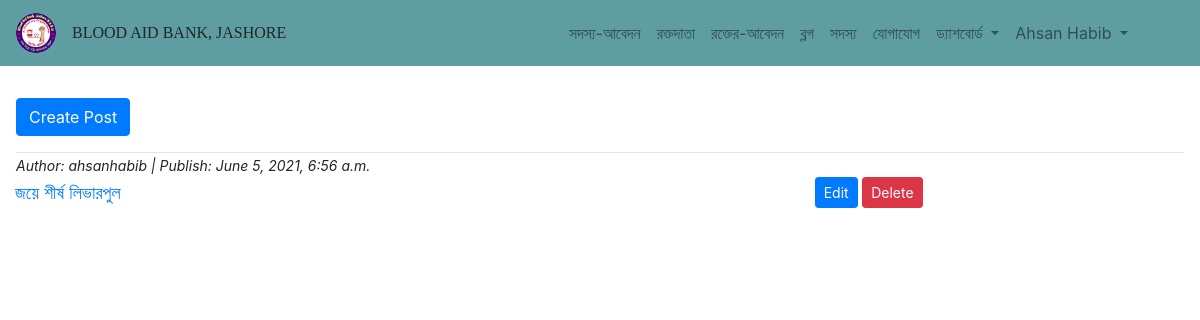
/blog/post/list/ (signed in), run on an earlier commit of the app's database.
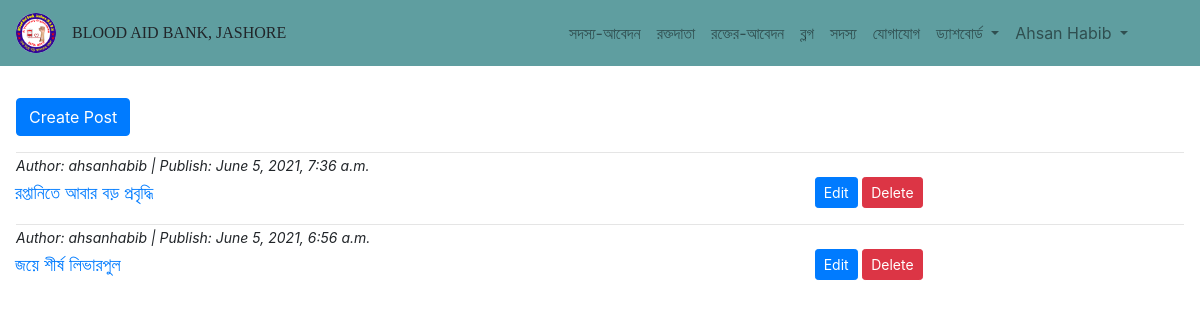
And on a later commit of the database.
### Blog/models.py (models this page shows, shortened)
class Post(models.Model):
    title = models.CharField(max_length =200, verbose_name="পোস্ট টাইটেল", null=False)
    author = models.ForeignKey(User, on_delete=models.CASCADE, verbose_name="লেখক", null=False)
    image = models.ImageField(upload_to = "Post/", default="", verbose_name="ছবি")
    body1 = models.TextField(verbose_name="কন্টেন্ট ১ম অংশ")
    body2 = models.TextField(verbose_name="কন্টেন্ট ২য় অংশ")
    date = models.DateTimeField(auto_now_add=False, default=datetime.datetime.now)

### Blog/views.py (the view)
# urls.py: path('post/list/', views.showBlogList, name = 'show_blog_list'),
@login_required
def showBlogList(request):
    post = Post.objects.order_by('-id').all()
    return render(request, 'Blog/blog_list.html', context={'post':post})

### templates/Blog/blog_list.html
{% extends "base.html" %}
{% load crispy_forms_tags %}
{% load static %}
{% block content %}
<div class="px-2 py-5" style="margin-top:50px">
    <div class="mx-2">
        <a class="btn btn-primary" href="{% url 'Blog:create_post'%}">Create Post</a>
        {% for list in post %}
            <hr class="mb-0">
            <i style="font-size:14px">Author: {{list.author}} | Publish: {{list.date}}</i>
            <div class="row">
                <div class="col-sm-12 col-lg-8">
                    <a class="page-link p-0" href="{% url 'Blog:blog1' list.pk %}" style="font-size:18px; margin-top:5px; border: none">{{list.title}}</a>
                </div>
                <div class="col-sm-12 col-lg-4">
                    <a class="btn btn-sm btn-primary" type="button" href="{% url 'Blog:edit_blog' list.pk %}">Edit</a>
                    <a class="btn btn-sm btn-danger" type="button" href="{% url 'Blog:delete_blog' list.pk %}">Delete</a>
                </div>
            </div>
        {% endfor %}
    </div>
</div>
{% endblock %}

What changed in the data, as far as the page shows it:
added Post: author "ahsanhabib", date "June 5, 2021, 7:36 a.m.", title "রপ্তানিতে আবার বড় প্রবৃদ্ধি"
